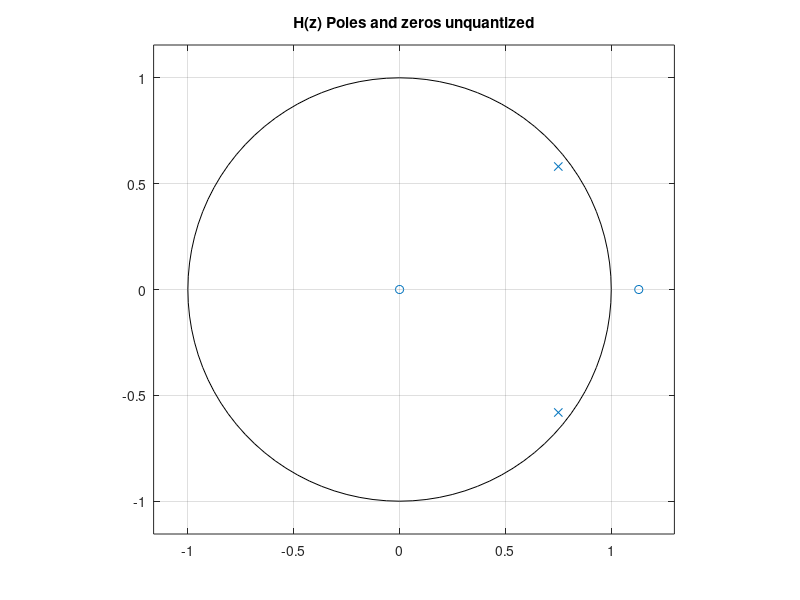

MATLAB code for this plot: (Note: this script raises an error after producing the figure.)
% question 2 a

b = [1 -1.13]; % numerator
a =[1 -1.5 0.9];% denominator
zplane(b,a); title('H(z) Poles and zeros unquantized')
fvtool(b,a);title('H(z)using fvtool function')
freqz(b,a); title('H(z) Frequency Response')
 [z,p,k] = tf2zp(b,a)